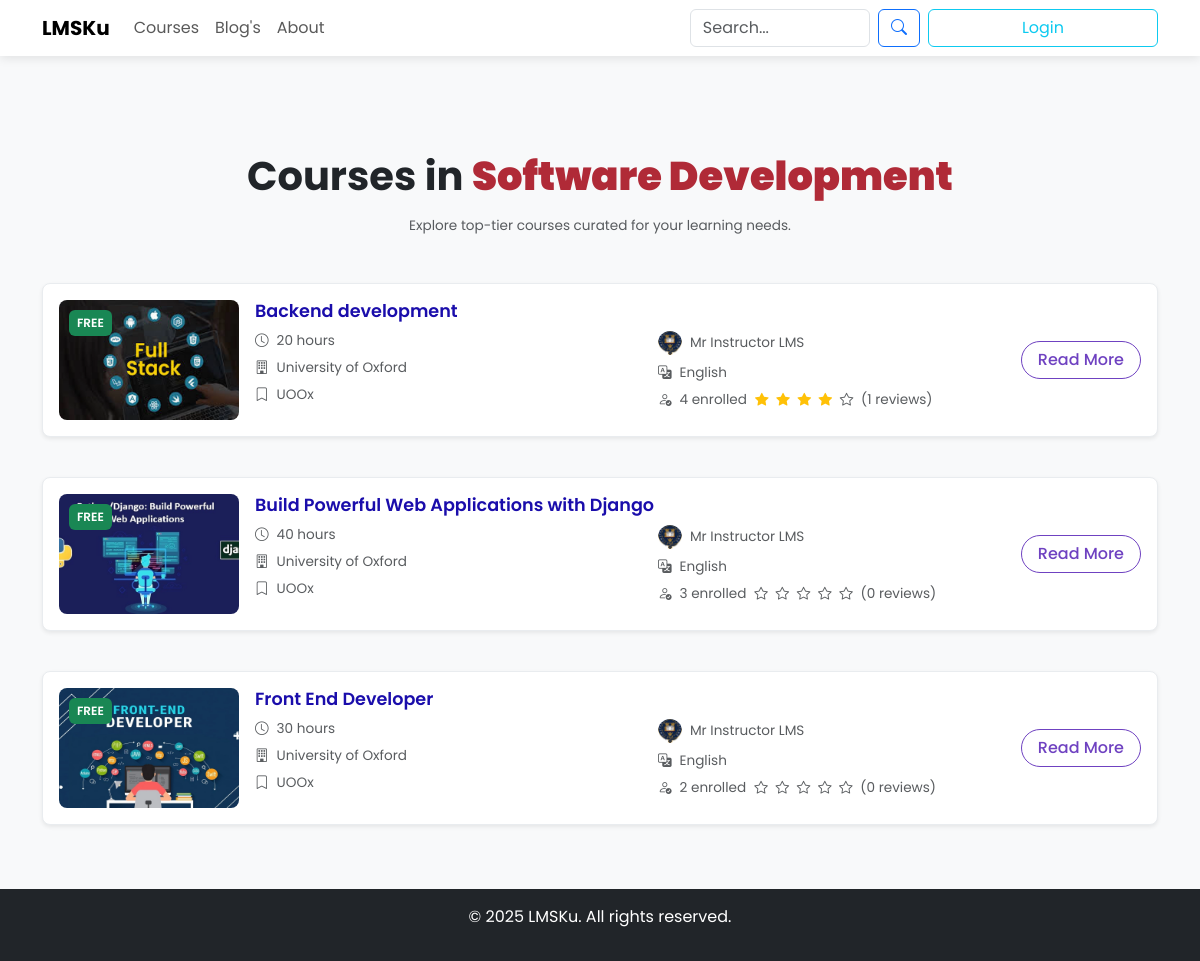
Page /category/software-development/ on the committed database.
### courses/models.py (models this page shows, shortened)
class Category(models.Model):
    user = models.ForeignKey(CustomUser, on_delete=models.CASCADE)  # Relasi dengan pengguna
    name = models.CharField(max_length=250)
    slug = models.SlugField(unique=True, blank=True, null=True)  # Kolom slug yang unik

class Course(models.Model):
    choice_language = [
        ('ab', 'Abkhazian'),
        ('aa', 'Afar'),
        ('af', 'Afrikaans'),
        ('sq', 'Albanian'),
        ('am', 'Amharic'),
        ('ar', 'Arabic'),
        ('hy', 'Armenian'),
        ('as', 'Assamese'),
        ('av', 'Avaric'),
        ('ae', 'Avestan'),
        ('ay', 'Aymara'),
        ('az', 'Azerbaijani'),
        ('bm', 'Bambara'),
        ('ba', 'Bashkir'),
        ('eu', 'Basque'),
        ('be', 'Belarusian'),
        ('bn', 'Bengali'),
        ('bh', 'Bihari'),
        ('bi', 'Bislama'),
        ('bs', 'Bosnian'),
        ('br', 'Breton'),
        ('bg', 'Bulgarian'),
        ('my', 'Burmese'),
        ('ca', 'Catalan'),
        ('ch', 'Chamorro'),
        ('ce', 'Chechen'),
        ('ny', 'Chichewa'),
        ('zh', 'Chinese'),
        ('cu', 'Church Slavic'),
        ('cv', 'Chuvash'),
        ('kw', 'Cornish'),
        ('co', 'Corsican'),
        ('cr', 'Cree'),
        ('hr', 'Croatian'),
        ('cs', 'Czech'),
        ('da', 'Danish'),
        ('dv', 'Divehi'),
        ('nl', 'Dutch'),
        ('dz', 'Dzongkha'),
        ('en', 'English'),
        ('eo', 'Esperanto'),
        ('et', 'Estonian'),
        ('ee', 'Ewe'),
        ('fo', 'Faroese'),
        ('fj', 'Fijian'),
        ('fi', 'Finnish'),
        ('fr', 'French'),
        ('ff', 'Fulah'),
        ('de', 'German'),
        ('ga', 'Irish'),
        ('gl', 'Galician'),
        ('gn', 'Guarani'),
        ('gu', 'Gujarati'),
        ('ht', 'Haitian Creole'),
        ('ha', 'Hausa'),
        ('he', 'Hebrew'),
        ('hi', 'Hindi'),
        ('ho', 'Hiri Motu'),
        ('hu', 'Hungarian'),
        ('is', 'Icelandic'),
        ('id', 'Indonesian'),
        ('ia', 'Interlingua'),
        ('ie', 'Interlingue'),
        ('iu', 'Inuktitut'),
        ('it', 'Italian'),
        ('ja', 'Japanese'),
        ('jw', 'Javanese'),
        ('kn', 'Kannada'),
        ('kr', 'Kanuri'),
        ('ks', 'Kashmiri'),
        ('km', 'Khmer'),
        ('ki', 'Kikuyu'),
        ('rw', 'Kinyarwanda'),
        ('ky', 'Kyrgyz'),
        ('ko', 'Korean'),
        ('la', 'Latin'),
        ('lv', 'Latvian'),
        ('lt', 'Lithuanian'),
        ('lb', 'Luxembourgish'),
        ('mk', 'Macedonian'),
        ('ml', 'Malayalam'),
        ('mr', 'Marathi'),
        ('my', 'Mongolian'),
        ('ne', 'Nepali'),
        ('no', 'Norwegian'),
        ('oc', 'Occitan'),
        ('or', 'Odia'),
        ('om', 'Oromo'),
        ('ps', 'Pashto'),
        ('fa', 'Persian'),
        ('pl', 'Polish'),
        ('pt', 'Portuguese'),
        ('pa', 'Punjabi'),
        ('qu', 'Quechua'),
        ('ro', 'Romanian'),
        ('rm', 'Romansh'),
        ('ru', 'Russian'),
        ('sr', 'Serbian'),
        ('si', 'Sinhala'),
        ('sk', 'Slovak'),
        ('sl', 'Slovenian'),
        ('es', 'Spanish'),
        ('su', 'Sundanese'),
        ('sw', 'Swahili'),
        ('sv', 'Swedish'),
        ('tl', 'Tagalog'),
        ('tg', 'Tajik'),
        ('ta', 'Tamil'),
        ('te', 'Telugu'),
        ('th', 'Thai'),
        ('tr', 'Turkish'),
        ('uk', 'Ukrainian'),
        ('ur', 'Urdu'),
        ('uz', 'Uzbek'),
        ('vi', 'Vietnamese'),
        ('cy', 'Welsh'),
        ('xh', 'Xhosa'),
        ('yi', 'Yiddish'),
        ('zu', 'Zulu'),
    ]
    course_name = models.CharField(max_length=250)
    course_number = models.CharField(max_length=250, blank=True)
    course_run = models.CharField(max_length=250, blank=True)
    slug = models.CharField(max_length=250, blank=True)
    org_partner = models.ForeignKey(Partner, on_delete=models.CASCADE, related_name="courses")
    instructor = models.ForeignKey(Instructor, on_delete=models.CASCADE, related_name="courses", null=True)
    category = models.ForeignKey(Category, on_delete=models.CASCADE, related_name="category_courses")
    level = models.CharField(max_length=10, choices=[('basic', 'Basic'), ('middle', 'Middle'), ('advanced', 'Advanced')], default='basic', null=True, blank=True)
    status_course = models.ForeignKey(CourseStatus, on_delete=models.CASCADE, related_name="courses")  # Hubungkan dengan CourseStatus
    created_at = models.DateTimeField(auto_now_add=True)
    edited_on = models.DateTimeField(auto_now=True)
    image = models.ImageField(upload_to='courses/', blank=True, null=True)
    link_video = models.URLField(blank=True, null=True)
    description = models.TextField()
    sort_description = models.CharField(max_length=150, null=True, blank=True)
    hour = models.CharField(max_length=2, null=True, blank=True)
    author = models.ForeignKey(CustomUser, on_delete=models.CASCADE)
    language = models.CharField(
        max_length=2,
        choices=choice_language,
        default='id'  # Bahasa Indonesia sebagai default
    )
    start_date = models.DateField(null=True)
    end_date = models.DateField(null=True)
    start_enrol = models.DateField(null=True)
    end_enrol = models.DateField(null=True)

### authentication/models.py (models this page shows, shortened)
class Universiti(models.Model):
    name = models.CharField(max_length=200, blank=True, null=True)
    slug = models.SlugField(unique=True)
    location = models.CharField(max_length=100, blank=True, null=True)
    kode = models.CharField(max_length=10, blank=True)
    def __str__(self):
        return self.name or ""

### courses/views.py (the view)
# urls.py: path('category/<slug:slug>/', views.category_course_list, name='category_list'),
@ratelimit(key='ip', rate='100/h')
def category_course_list(request, slug):
    category = get_object_or_404(Category, slug=slug)
    published_status = CourseStatus.objects.filter(status='published').first()
    if not published_status:
        return HttpResponseNotFound("Status 'published' tidak ditemukan")
    courses = Course.objects.filter(
        category=category,
        status_course=published_status,
        end_enrol__gte=timezone.now()
    ).select_related(
        'category', 'instructor__user', 'org_partner'
    ).prefetch_related('enrollments')
    paginator = Paginator(courses, 10)
    page = request.GET.get('page')
    try:
        courses_paginated = paginator.page(page)
    except PageNotAnInteger:
        courses_paginated = paginator.page(1)
    except EmptyPage:
        courses_paginated = paginator.page(paginator.num_pages)
    categories = Category.objects.filter(
        category_courses__status_course=published_status,
        category_courses__end_enrol__gte=timezone.now()
    ).annotate(course_count=Count('category_courses')).distinct()
    courses_data = []
    total_enrollments = 0
    for course in courses_paginated:
        review_qs = CourseRating.objects.filter(course=course)
        average_rating = round(review_qs.aggregate(avg=Avg('rating'))['avg'] or 0, 1)
        full_stars = int(average_rating)
        half_star = (average_rating % 1) >= 0.5
        empty_stars = 5 - full_stars - (1 if half_star else 0)
        num_enrollments = course.enrollments.count()
        total_enrollments += num_enrollments
        courses_data.append({
            'course_name': course.course_name,
            'course_id': course.id,
            'num_enrollments': num_enrollments,
            'course_slug': course.slug,
            'course_image': course.image.url if course.image else None,
            'instructor': course.instructor.user.get_full_name() if course.instructor else None,
            'instructor_username': course.instructor.user.username if course.instructor else None,
            'photo': course.instructor.user.photo.url if course.instructor and course.instructor.user.photo else None,
            'partner': course.org_partner.name if course.org_partner else None,
            'partner_kode': course.org_partner.name.kode if course.org_partner else None,
            'partner_photo': course.org_partner.logo.url if course.org_partner and course.org_partner.logo else None,
            'category': course.category.name if course.category else None,
            'language': course.get_language_display(),  # ← ini
            'average_rating': average_rating,
            'review_count': review_qs.count(),
            'full_star_range': range(full_stars),
            'half_star': half_star,
            'empty_star_range': range(empty_stars),
            'duration': course.hour,  # Assuming `duration` is in your model
        })
    context = {
        'category': category,
        'courses': courses_data,
        'page_obj': courses_paginated,
        'total_courses': courses.count(),
        'total_enrollments': total_enrollments,
        'total_pages': paginator.num_pages,
        'current_page': courses_paginated.number,
        'start_index': courses_paginated.start_index(),
        'end_index': courses_paginated.end_index(),
        'categories': list(categories.values('id', 'name', 'course_count')),
    }
    return render(request, 'courses/course_list.html', context)

### authentication/context_processors.py (called while the page is built)
def search_history_context(request):
    search_history = []
    if request.user.is_authenticated:
        search_history = SearchHistory.objects.filter(user=request.user).order_by('-search_date')[:10]
    else:
        cache_key = f"search_history_anonymous_{request.session.session_key or 'default'}"
        search_history = cache.get(cache_key, [])
    return {
        'search_history': search_history
    }

### templates/courses/course_list.html (shortened to what this page needs)
{% extends 'home/base.html' %}
{% load static %}
{% block content %}
<section class="py-5 bg-light">
    <div class="container">
        <div class="text-center my-5">
            <h1 class="display-4 mb-3">Courses in <strong style="color: #b02a37;">{{ category.name }}</strong></h1>
            <p class="lead text-muted">Explore top-tier courses curated for your learning needs.</p>
        </div>
        <div class="course-list">
            {% for course in courses %}
                <div class="course-item d-flex p-3 mb-3 rounded-3 bg-white shadow-sm transition-hover position-relative flex-column flex-md-row">
                    <div class="course-image-wrapper me-md-3 mb-3 mb-md-0 position-relative">
                        <img src="{{ course.course_image }}"
                             class="rounded-3"
                             alt="{{ course.course_name }}"
                             loading="lazy">
                        <span class="free-label bg-success text-white px-2 py-1 rounded">FREE</span>
                    </div>
                    <div class="course-details flex-grow-1">
                        <h5 class="course-title mb-2">
                            <a href="{% url 'courses:course_lms_detail' course.course_id course.course_slug %}"
                               style="color: #1a0dab; text-decoration: none;">
                                {{ course.course_name }}
                            </a>
                        </h5>
                        <div class="info-columns d-flex flex-column flex-md-row">
                            <div class="info-left me-md-4 mb-2 mb-md-0">
                                <div class="d-flex align-items-center mb-2 text-muted">
                                    <i class="bi bi-clock me-2"></i>
                                    <span>{{ course.duration }} hours</span>
                                </div>
                                <div class="d-flex align-items-center mb-2 text-muted">
                                    <i class="bi bi-building me-2"></i>
                                    <span>University of Oxford</span>
                                </div>
                                <div class="d-flex align-items-center mb-2 text-muted">
                                    <i class="bi bi-bookmark me-2"></i>
                                    <span>{{ course.partner_kode }}</span>
                                </div>
                            </div>
                            <div class="info-right">
                                <div class="d-flex align-items-center mb-2 text-muted">
                                    {% if course.partner_photo %}
                                        <img src="{{ course.partner_photo }}"
                                             alt="{{ course.partner }}"
                                             class="rounded-circle me-2"
                                             style="width: 24px; height: 24px; object-fit: cover;"
                                             loading="lazy">
                                    {% endif %}
                                    <span>{{ course.instructor }}</span>
                                </div>
                                <div class="d-flex align-items-center mb-2 text-muted">
                                    <i class="bi bi-translate me-2"></i>
                                    <span>{{ course.language }}</span>
                                </div>
                                <div class="d-flex align-items-center mb-2 text-muted">
                                    <i class="bi bi-person-check me-2"></i>
                                    <span>{{ course.num_enrollments }} enrolled</span>
                                    <span class="ms-2">
                                        {% for i in course.full_star_range %}
                                            <i class="bi bi-star-fill text-warning me-1"></i>
                                        {% endfor %}
                                        {% for i in course.empty_star_range %}
                                            <i class="bi bi-star text-muted me-1"></i>
                                        {% endfor %}
                                        ({{ course.review_count }} reviews)
                                    </span>
                                </div>
                            </div>
                        </div>
                    </div>
                    <a href="{% url 'courses:course_lms_detail' course.course_id course.course_slug %}"
                       class="btn btn-course ms-md-3 mt-3 mt-md-0 align-self-md-center">Read More</a>
                </div>
            {% empty %}
                <div class="alert alert-warning text-center rounded-3" role="alert">
                    No courses available in this category.
                </div>
            {% endfor %}
        </div>
    </div>
</section>
{% endblock %}

### templates/home/base.html (style rules this page uses)
body { font-family: 'Poppins', sans-serif; background-color: #f8f9fa; min-height: 100vh; display: flex; flex-direction: column; }

### rows in the picture
Category: name "Software Development"
Course: course_name "Backend development", duration "20"
Universiti: partner_kode "UOOx" "UOOx" "UOOx"
Course: course_name "Build Powerful Web Applications with Django", duration "40"
Course: course_name "Front End Developer", duration "30"

### other values in the picture
{{ course.instructor }} "Mr Instructor LMS" "Mr Instructor LMS" "Mr Instructor LMS"
{{ course.language }} "English" "English" "English"
{{ course.num_enrollments }} "4" "3" "2"
{{ course.review_count }} "1" "0" "0"
